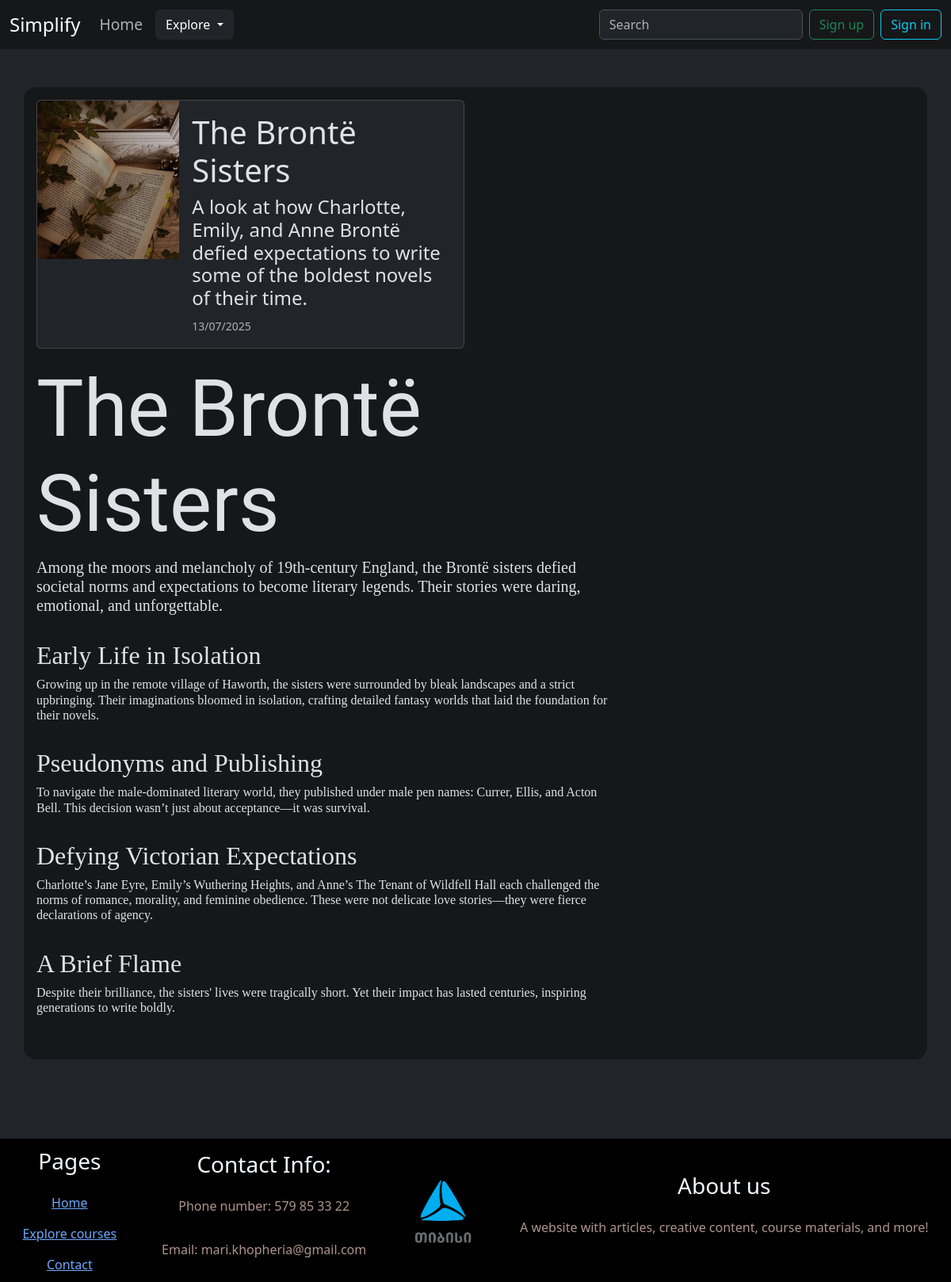
Page /category/Literature/1 on the committed database.
### models.py (models this page shows, shortened)
class BaseModel:
    def create(self):
        db.session.add(self)
        db.session.commit()

class Article(db.Model, BaseModel):
    __tablename__ = "articles"
    id = db.Column(db.Integer(), primary_key=True)
    category = db.Column(db.String(), nullable=False)
    heading = db.Column(db.String(), nullable=False)
    description = db.Column(db.String(), nullable=False)
    summary = db.Column(db.String(), nullable=False)
    Subheading1 = db.Column(db.String(), nullable=False)
    text1 = db.Column(db.String(), nullable=False)
    Subheading2 = db.Column(db.String(), nullable=False)
    text2 = db.Column(db.String(), nullable=False)
    Subheading3 = db.Column(db.String(), nullable=False)
    text3 = db.Column(db.String(), nullable=False)
    Subheading4 = db.Column(db.String(), nullable=False)
    text4 = db.Column(db.String(), nullable=False)
    Subheading5= db.Column(db.String(),  default="")
    text5 = db.Column(db.String(),  default="")
    image = db.Column(db.String(), default="defaul_photo.jpg")
    created_at = db.Column(db.DateTime, default=datetime.utcnow)

### routes.py (the view)
@app.route("/category/<category_name>/<int:article_id>")
def article_details(article_id, category_name):
    article = Article.query.get(article_id)
    return render_template("article.html", article=article)

### templates/article.html (shortened to what this page needs)
{% extends "base.html" %}
{% block content %}
<div class="card mb-3" style="max-width: 540px;">
  <div class="row g-0">
    <div class="col-md-4">
      <img src="/static/images/{{article['image']}}" class="img-fluid rounded-start" alt="article_image">
    </div>
    <div class="col-md-8">
      <div class="card-body">
        <h1 class="card-title">{{ article['heading' ] }}</h1>
        <h4 class="card-text">{{ article['description'] }}</h4>
        <p class="card-text date"><small class="text-body-secondary">{{ article.created_at.strftime('%d/%m/%Y') }}</small></p>
      </div>
    </div>
  </div>
</div>
<div class="col-md-8" style="font-family: 'Playfair Display', serif;">
  <h1 style="font-family: 'My Soul', serif !important; font-size: 100px;"> {{ article['heading'] }} </h1>
  <h5> {{ article['summary'] }}</h5>
  <br>
  <h2> {{ article['Subheading1']}}</h2>
  <h6> {{ article['text1'] }}</h6>
  <br>
  <h2> {{ article['Subheading2']}}</h2>
  <h6> {{ article['text2'] }}</h6>
  <br>
  <h2> {{ article['Subheading3']}}</h2>
  <h6> {{ article['text3'] }}</h6>
  <br>
  <h2> {{ article['Subheading4']}}</h2>
  <h6> {{ article['text4'] }}</h6>
  <br>
</div>
{% endblock %}

### rows in the picture
Article: image (picture), heading "The Brontë Sisters", description "A look at how Charlotte, Emily, and Anne Brontë defied expectations to write some of the boldest novels of their time.", created_at "13/07/2025", summary "Among the moors and melancholy of 19th-century England, the Brontë sisters defied societal norms and expectations to become literary legends. Their stories were daring, emotional, and unforgettable.", Subheading1 "Early Life in Isolation", text1 "Growing up in the remote village of Haworth, the sisters were surrounded by bleak landscapes and a strict upbringing. Their imaginations bloomed in isolation, crafting detailed fantasy worlds that laid the foundation for their novels.", Subheading2 "Pseudonyms and Publishing", text2 "To navigate the male-dominated literary world, they published under male pen names: Currer, Ellis, and Acton Bell. This decision wasn’t just about acceptance—it was survival.", Subheading3 "Defying Victorian Expectations", text3 "Charlotte’s Jane Eyre, Emily’s Wuthering Heights, and Anne’s The Tenant of Wildfell Hall each challenged the norms of romance, morality, and feminine obedience. These were not delicate love stories—they were fierce declarations of agency.", Subheading4 "A Brief Flame", text4 "Despite their brilliance, the sisters' lives were tragically short. Yet their impact has lasted centuries, inspiring generations to write boldly."
